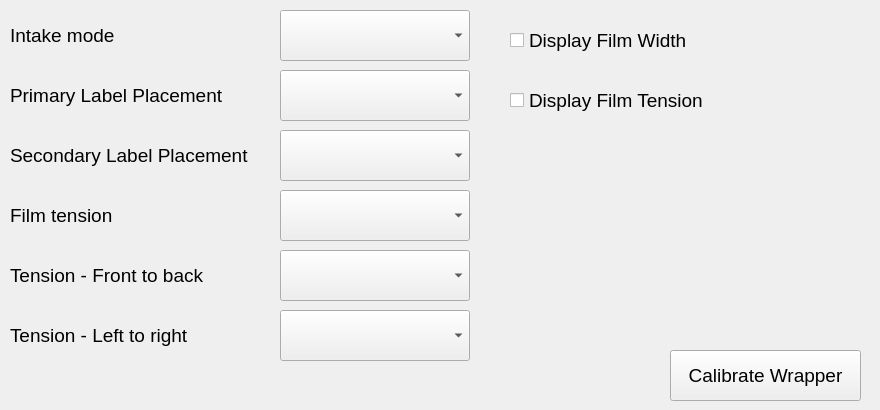
     <widget class="QWidget" name="tab5_5">
      <attribute name="title">
       <string>Wrapper Settings</string>
      </attribute>
      <widget class="QLabel" name="lblFilmTension">
       <property name="geometry">
        <rect>
         <x>10</x>
         <y>190</y>
         <width>260</width>
         <height>51</height>
        </rect>
       </property>
       <property name="font">
        <font>
         <pointsize>14</pointsize>
        </font>
       </property>
       <property name="text">
        <string>Film tension</string>
       </property>
       <property name="alignment">
        <set>Qt::AlignLeading|Qt::AlignLeft|Qt::AlignVCenter</set>
       </property>
       <property name="wordWrap">
        <bool>true</bool>
       </property>
      </widget>
      <widget class="QLabel" name="lblIntakeMode">
       <property name="geometry">
        <rect>
         <x>10</x>
         <y>10</y>
         <width>260</width>
         <height>51</height>
        </rect>
       </property>
       <property name="font">
        <font>
         <pointsize>14</pointsize>
        </font>
       </property>
       <property name="text">
        <string>Intake mode</string>
       </property>
       <property name="alignment">
        <set>Qt::AlignLeading|Qt::AlignLeft|Qt::AlignVCenter</set>
       </property>
       <property name="wordWrap">
        <bool>true</bool>
       </property>
      </widget>
      <widget class="QLabel" name="lblLabelPlacement">
       <property name="geometry">
        <rect>
         <x>10</x>
         <y>70</y>
         <width>260</width>
         <height>51</height>
        </rect>
       </property>
       <property name="font">
        <font>
         <pointsize>14</pointsize>
        </font>
       </property>
       <property name="text">
        <string>Primary Label Placement</string>
       </property>
       <property name="alignment">
        <set>Qt::AlignLeading|Qt::AlignLeft|Qt::AlignVCenter</set>
       </property>
       <property name="wordWrap">
        <bool>true</bool>
       </property>
      </widget>
      <widget class="QComboBox" name="cboLabelPlacement">
       <property name="geometry">
        <rect>
         <x>280</x>
         <y>70</y>
         <width>190</width>
         <height>51</height>
        </rect>
       </property>
       <property name="font">
        <font>
         <pointsize>15</pointsize>
        </font>
       </property>
      </widget>
      <widget class="QComboBox" name="cboTensionLeft2Right">
       <property name="geometry">
        <rect>
         <x>280</x>
         <y>310</y>
         <width>190</width>
         <height>51</height>
        </rect>
       </property>
       <property name="font">
        <font>
         <pointsize>15</pointsize>
        </font>
       </property>
      </widget>
      <widget class="QLabel" name="lblTensionLeft2Right">
       <property name="geometry">
        <rect>
         <x>10</x>
         <y>310</y>
         <width>260</width>
         <height>51</height>
        </rect>
       </property>
       <property name="font">
        <font>
         <pointsize>14</pointsize>
        </font>
       </property>
       <property name="text">
        <string>Tension - Left to right</string>
       </property>
       <property name="alignment">
        <set>Qt::AlignLeading|Qt::AlignLeft|Qt::AlignVCenter</set>
       </property>
       <property name="wordWrap">
        <bool>true</bool>
       </property>
      </widget>
      <widget class="QCheckBox" name="chk_displayFilmWidth">
       <property name="geometry">
        <rect>
         <x>510</x>
         <y>20</y>
         <width>361</width>
         <height>41</height>
        </rect>
       </property>
       <property name="sizePolicy">
        <sizepolicy hsizetype="Minimum" vsizetype="Expanding">
         <horstretch>0</horstretch>
         <verstretch>0</verstretch>
        </sizepolicy>
       </property>
       <property name="minimumSize">
        <size>
         <width>300</width>
         <height>41</height>
        </size>
       </property>
       <property name="maximumSize">
        <size>
         <width>500</width>
         <height>41</height>
        </size>
       </property>
       <property name="font">
        <font>
         <pointsize>14</pointsize>
        </font>
       </property>
       <property name="text">
        <string>Display Film Width</string>
       </property>
      </widget>
      <widget class="QComboBox" name="cboTensionFront2Back">
       <property name="geometry">
        <rect>
         <x>280</x>
         <y>250</y>
         <width>190</width>
         <height>51</height>
        </rect>
       </property>
       <property name="font">
        <font>
         <pointsize>15</pointsize>
        </font>
       </property>
      </widget>
      <widget class="QCheckBox" name="chk_displayFilmTension">
       <property name="geometry">
        <rect>
         <x>510</x>
         <y>80</y>
         <width>361</width>
         <height>41</height>
        </rect>
       </property>
       <property name="minimumSize">
        <size>
         <width>300</width>
         <height>41</height>
        </size>
       </property>
       <property name="maximumSize">
        <size>
         <width>500</width>
         <height>41</height>
        </size>
       </property>
       <property name="font">
        <font>
         <pointsize>14</pointsize>
        </font>
       </property>
       <property name="text">
        <string>Display Film Tension</string>
       </property>
      </widget>
      <widget class="QLabel" name="lblTensionFront2Back">
       <property name="geometry">
        <rect>
         <x>10</x>
         <y>250</y>
         <width>260</width>
         <height>51</height>
        </rect>
       </property>
       <property name="font">
        <font>
         <pointsize>14</pointsize>
        </font>
       </property>
       <property name="text">
        <string>Tension - Front to back</string>
       </property>
       <property name="alignment">
        <set>Qt::AlignLeading|Qt::AlignLeft|Qt::AlignVCenter</set>
       </property>
       <property name="wordWrap">
        <bool>true</bool>
       </property>
      </widget>
      <widget class="QComboBox" name="cboFilmTension">
       <property name="geometry">
        <rect>
         <x>280</x>
         <y>190</y>
         <width>190</width>
         <height>51</height>
        </rect>
       </property>
       <property name="font">
        <font>
         <pointsize>15</pointsize>
        </font>
       </property>
      </widget>
      <widget class="QComboBox" name="cboIntakeMode">
       <property name="geometry">
        <rect>
         <x>280</x>
         <y>10</y>
         <width>190</width>
         <height>51</height>
        </rect>
       </property>
       <property name="font">
        <font>
         <pointsize>15</pointsize>
        </font>
       </property>
      </widget>
      <widget class="QPushButton" name="calibrateWrapperButton">
       <property name="geometry">
        <rect>
         <x>670</x>
         <y>350</y>
         <width>191</width>
         <height>51</height>
        </rect>
       </property>
       <property name="font">
        <font>
         <pointsize>14</pointsize>
        </font>
       </property>
       <property name="text">
        <string>Calibrate Wrapper</string>
       </property>
      </widget>
      <widget class="QLabel" name="lblLabelPlacement_2">
       <property name="geometry">
        <rect>
         <x>10</x>
         <y>130</y>
         <width>260</width>
         <height>51</height>
        </rect>
       </property>
       <property name="font">
        <font>
         <pointsize>14</pointsize>
        </font>
       </property>
       <property name="text">
        <string>Secondary Label Placement</string>
       </property>
       <property name="alignment">
        <set>Qt::AlignLeading|Qt::AlignLeft|Qt::AlignVCenter</set>
       </property>
       <property name="wordWrap">
        <bool>true</bool>
       </property>
      </widget>
      <widget class="QComboBox" name="cboLabelPlacement_2">
       <property name="geometry">
        <rect>
         <x>280</x>
         <y>130</y>
         <width>190</width>
         <height>51</height>
        </rect>
       </property>
       <property name="font">
        <font>
         <pointsize>15</pointsize>
        </font>
       </property>
      </widget>
     </widget>
